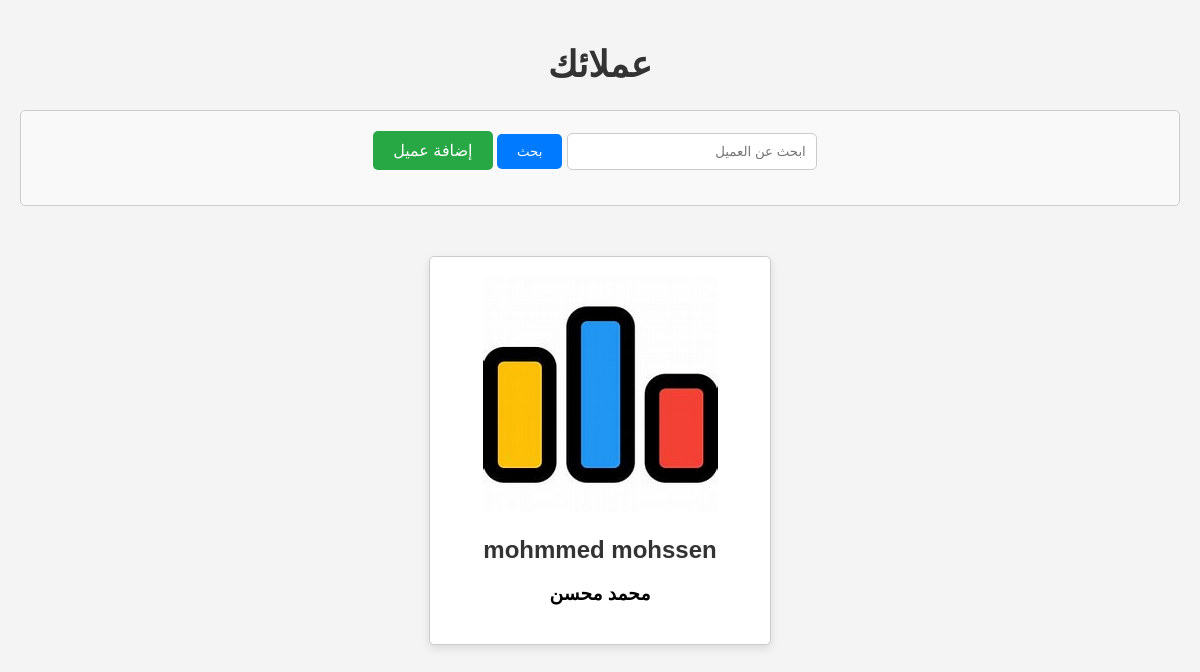
The app's page / (signed in) with its own data.
### myApp/models.py (models this page shows, shortened)
class CustomerProfile(models.Model):
    name                = models.CharField(max_length=350)
    arabicName          = models.CharField(max_length=350)
    visaId              = models.CharField(max_length=20 )
    borderNumber        = models.CharField(max_length=20 )
    nationality         = models.CharField(max_length=20 , default="Egypt")
    arabicNationality   = models.CharField(max_length=20 , default="مصر")
    gender              = models.CharField(max_length=20 , choices={'Male': 'Male', 'Female': 'Female'})
    arabicGender        = models.CharField(max_length=20 , choices={'ذكر': 'ذكر', 'انثي': 'انثى'})
    serviceProvider     = models.CharField(max_length=350 , default="شركة رحلات ومنافع للسياحة")
    serviceCenter       = models.CharField(max_length=350 , default="مركز الخدمة 239")
    serviceCenterLocation= models.CharField(max_length=350 , default="ام الجود")
    serviceCenterContact= models.CharField(max_length=350 , default="+20 12 8956 1254")
    housingMakkahLocation= models.CharField(max_length=350 , default='ممكن نحط اي حاجه default')
    housingMinaLocation= models.CharField(max_length=350 , default='-')
    housingMadinahLocation= models.CharField(max_length=350 , default='-')
    housingArafatLocation= models.CharField(max_length=350 , default='-')
    picture             = models.ImageField(upload_to="uploaded_images", blank=True, null=True)
    visaStatus          = models.CharField(max_length=20, blank=True, null=True, default='ACTIVE', choices={'ACTIVE': 'ACTIVE'})
    dob                 = models.DateField(blank=True, null=True, default=datetime.date.today)

### myApp/views.py (the view)
# urls.py: path('', homepage, name='homepage'),
def homepage(request):
    if not request.user.is_superuser:
        return HttpResponseForbidden("You are not authorized to access this page.")
    search_query = request.GET.get('search', '')
    if search_query:
        customers = CustomerProfile.objects.filter(
            Q(name__icontains=search_query) | Q(arabicName__icontains=search_query)
        )
    else:
        customers = CustomerProfile.objects.all()
    return render(request, 'homepage.html', {'customers': customers})

### templates/homepage.html (shortened to what this page needs)
<!DOCTYPE html>
<html lang="en">
<head>
    {% load static %}
    <link rel="stylesheet" href="{% static 'css/styles.css' %}">
</head>
<body>
    <div class="container">
        <div class="header">
            <h1>عملائك</h1>
            <form action="" method="GET">
                <input type="text" name="search" placeholder="ابحث عن العميل">
                <button type="submit">بحث</button>
                <a href="{% url 'add_customer' %}" class="btn-add-customer">إضافة عميل</a>
            </form>
        </div>
        <div class="card-container">
            {% for customer in customers %}
            <div class="card" data-customer-id="{{ customer.id }}">
                {% if customer.picture %}
                    <img src="{{ customer.picture.url }}" alt="{{ customer.name }}">
                {% else %}
                    <img src="{% static 'images/default_image.png' %}" alt="صورة افتراضية">
                {% endif %}
                <h2>{{ customer.name }}</h2>
                <h3>{{ customer.arabicName }}</h3>
            </div>
            {% endfor %}
        </div>
    </div>
</body>
</html>

### static/css/styles.css (style rules this page uses)
body { font-family: Arial, sans-serif; direction: rtl; text-align: right; background-color: #f4f4f4; margin: 0; padding: 0; }
.container { max-width: 1200px; margin: 0 auto; padding: 20px; }
.header { text-align: center; margin-bottom: 30px; }
.header h1 { font-size: 36px; color: #333; }
.card-container { display: flex; flex-wrap: wrap; justify-content: center; }
.card { width: 300px; margin: 20px; padding: 20px; border: 1px solid #ccc; border-radius: 5px; background-color: #fff; box-shadow: 0 4px 8px rgba(0, 0, 0, 0.1); text-align: center; cursor: pointer; transition: 0.4s; overflow: hidden; }
.card img { max-width: 100%; height: auto; }
.card h2 { font-size: 24px; color: #333; margin-bottom: 10px; }
form { margin: 20px 0; padding: 20px; border: 1px solid #ccc; border-radius: 5px; background-color: #f9f9f9; }
form input[type="text"], form input[type="date"] { width: 100%; padding: 10px; margin-bottom: 15px; border: 1px solid #ccc; border-radius: 5px; box-sizing: border-box; }
form button { background-color: #4CAF50; color: white; padding: 15px 20px; border: none; border-radius: 5px; cursor: pointer; }
.header form { margin-bottom: 20px; }
.header input[type="text"] { width: 250px; padding: 10px; margin-right: 10px; border: 1px solid #ccc; border-radius: 5px; box-sizing: border-box; }
.header button[type="submit"] { padding: 10px 20px; background-color: #007bff; color: #fff; border: none; border-radius: 5px; cursor: pointer; }
.btn-add-customer { display: inline-block; padding: 10px 20px; background-color: #28a745; color: #fff; text-decoration: none; border-radius: 5px; transition: background-color 0.3s ease; }

### records on screen
CustomerProfile: picture (picture), name "mohmmed mohssen", arabicName "محمد محسن"
